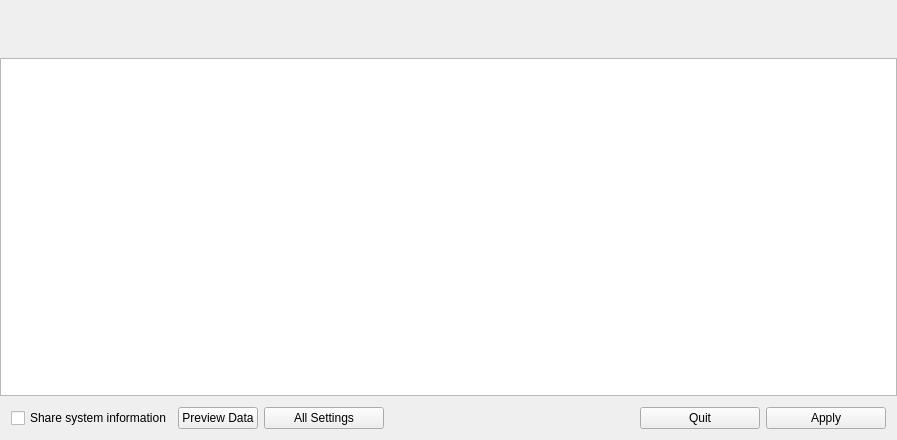
<?xml version="1.0" encoding="UTF-8"?>
<ui version="4.0">
 <class>MsmWindow</class>
 <widget class="QMainWindow" name="MsmWindow">
  <property name="geometry">
   <rect>
    <x>0</x>
    <y>0</y>
    <width>897</width>
    <height>440</height>
   </rect>
  </property>
  <property name="minimumSize">
   <size>
    <width>600</width>
    <height>440</height>
   </size>
  </property>
  <property name="windowTitle">
   <string>Manjaro Settings Manager</string>
  </property>
  <property name="windowIcon">
   <iconset resource="msm.qrc">
    <normaloff>:/images/resources/settings.png</normaloff>:/images/resources/settings.png</iconset>
  </property>
  <widget class="QWidget" name="centralWidget">
   <layout class="QVBoxLayout" name="verticalLayout_2">
    <property name="spacing">
     <number>0</number>
    </property>
    <property name="leftMargin">
     <number>0</number>
    </property>
    <property name="topMargin">
     <number>0</number>
    </property>
    <property name="rightMargin">
     <number>0</number>
    </property>
    <property name="bottomMargin">
     <number>0</number>
    </property>
    <item>
     <widget class="QWidget" name="widgetHeader" native="true">
      <property name="sizePolicy">
       <sizepolicy hsizetype="Preferred" vsizetype="Maximum">
        <horstretch>0</horstretch>
        <verstretch>0</verstretch>
       </sizepolicy>
      </property>
      <property name="styleSheet">
       <string notr="true"/>
      </property>
      <layout class="QHBoxLayout" name="horizontalLayout">
       <property name="spacing">
        <number>25</number>
       </property>
       <property name="leftMargin">
        <number>20</number>
       </property>
       <property name="rightMargin">
        <number>20</number>
       </property>
       <item>
        <widget class="QLabel" name="labelIcon">
         <property name="minimumSize">
          <size>
           <width>36</width>
           <height>36</height>
          </size>
         </property>
         <property name="maximumSize">
          <size>
           <width>36</width>
           <height>36</height>
          </size>
         </property>
         <property name="text">
          <string/>
         </property>
         <property name="pixmap">
          <pixmap resource="msm.qrc">:/images/resources/settings.png</pixmap>
         </property>
         <property name="scaledContents">
          <bool>true</bool>
         </property>
        </widget>
       </item>
       <item>
        <widget class="QLabel" name="labelHeader">
         <property name="font">
          <font>
           <bold>true</bold>
          </font>
         </property>
         <property name="text">
          <string/>
         </property>
        </widget>
       </item>
       <item>
        <spacer name="horizontalSpacer">
         <property name="orientation">
          <enum>Qt::Orientation::Horizontal</enum>
         </property>
         <property name="sizeHint" stdset="0">
          <size>
           <width>196</width>
           <height>20</height>
          </size>
         </property>
        </spacer>
       </item>
      </layout>
     </widget>
    </item>
    <item>
     <widget class="QStackedWidget" name="stackedWidget">
      <property name="sizePolicy">
       <sizepolicy hsizetype="Ignored" vsizetype="Ignored">
        <horstretch>0</horstretch>
        <verstretch>0</verstretch>
       </sizepolicy>
      </property>
      <property name="currentIndex">
       <number>0</number>
      </property>
      <widget class="QWidget" name="page">
       <layout class="QVBoxLayout" name="verticalLayout">
        <property name="spacing">
         <number>0</number>
        </property>
        <property name="leftMargin">
         <number>0</number>
        </property>
        <property name="topMargin">
         <number>0</number>
        </property>
        <property name="rightMargin">
         <number>0</number>
        </property>
        <property name="bottomMargin">
         <number>0</number>
        </property>
        <item>
         <widget class="ListWidget" name="listWidget">
          <property name="horizontalScrollBarPolicy">
           <enum>Qt::ScrollBarPolicy::ScrollBarAlwaysOff</enum>
          </property>
          <property name="editTriggers">
           <set>QAbstractItemView::EditTrigger::NoEditTriggers</set>
          </property>
          <property name="showDropIndicator" stdset="0">
           <bool>false</bool>
          </property>
          <property name="iconSize">
           <size>
            <width>48</width>
            <height>48</height>
           </size>
          </property>
          <property name="movement">
           <enum>QListView::Movement::Static</enum>
          </property>
          <property name="spacing">
           <number>20</number>
          </property>
          <property name="viewMode">
           <enum>QListView::ViewMode::IconMode</enum>
          </property>
         </widget>
        </item>
       </layout>
      </widget>
      <widget class="QWidget" name="page_2"/>
     </widget>
    </item>
    <item>
     <widget class="QWidget" name="widgetBottom" native="true">
      <layout class="QHBoxLayout" name="horizontalLayout_2">
       <item>
        <widget class="QCheckBox" name="checkboxMdd">
         <property name="text">
          <string>Share system information</string>
         </property>
        </widget>
       </item>
       <item>
        <widget class="QPushButton" name="buttonMddPreview">
         <property name="text">
          <string>Preview Data</string>
         </property>
        </widget>
       </item>
       <item>
        <widget class="QPushButton" name="buttonAllSettings">
         <property name="minimumSize">
          <size>
           <width>120</width>
           <height>0</height>
          </size>
         </property>
         <property name="text">
          <string>All Settings</string>
         </property>
        </widget>
       </item>
       <item>
        <spacer name="horizontalSpacer_2">
         <property name="orientation">
          <enum>Qt::Orientation::Horizontal</enum>
         </property>
         <property name="sizeHint" stdset="0">
          <size>
           <width>40</width>
           <height>20</height>
          </size>
         </property>
        </spacer>
       </item>
       <item>
        <widget class="QPushButton" name="buttonQuit">
         <property name="minimumSize">
          <size>
           <width>120</width>
           <height>0</height>
          </size>
         </property>
         <property name="text">
          <string>Quit</string>
         </property>
        </widget>
       </item>
       <item>
        <widget class="QPushButton" name="buttonApply">
         <property name="minimumSize">
          <size>
           <width>120</width>
           <height>0</height>
          </size>
         </property>
         <property name="text">
          <string>Apply</string>
         </property>
        </widget>
       </item>
      </layout>
     </widget>
    </item>
   </layout>
  </widget>
  <action name="actionQuit">
   <property name="text">
    <string>Quit</string>
   </property>
  </action>
 </widget>
 <layoutdefault spacing="6" margin="11"/>
 <customwidgets>
  <customwidget>
   <class>ListWidget</class>
   <extends>QListWidget</extends>
   <header>ListWidget.h</header>
  </customwidget>
 </customwidgets>
 <resources>
  <include location="msm.qrc"/>
 </resources>
 <connections/>
</ui>
